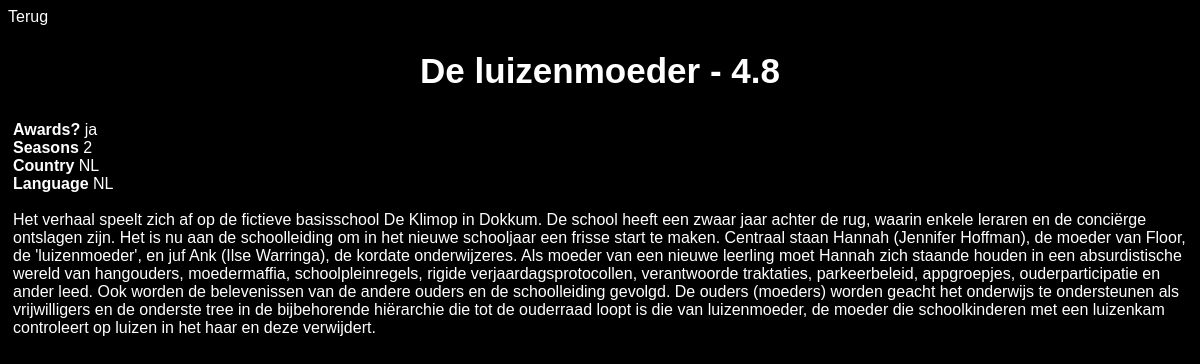
The page /series.php?id=5 on the database its author committed.
### tables this page shows
CREATE TABLE `series` (
	id MEDIUMINT NOT NULL AUTO_INCREMENT PRIMARY KEY,
    title VARCHAR(100) NOT NULL,
    rating DECIMAL(2,1) NULL,
    summary TEXT NOT NULL,
    has_won_awards INT NOT NULL,
    seasons INT NOT NULL,
    country ENUM('NL', 'UK') NOT NULL,
    spoken_in_language ENUM('NL', 'EN') NOT NULL
);

### series.php (the view, shortened to what this page needs)
<!DOCTYPE html>
<html lang="en">
    <head>
    <link rel="stylesheet" href="style.css">
    </head>
        <?php
        $host = 'localhost';
        $db = 'netland';
        $user = 'bit_academy';
        $password = 'bit_academy';
        $charset = 'latin1';
        $dsn = "mysql:host=$host;dbname=$db;charset=$charset";
        $options = [];
        try {
            $pdo = new PDO($dsn, $user, $password, $options);
        } catch (PDOException $e) {
            echo $e->getMessage();
        }
        ?>
    <body>
        <?php
        $rowlink = "/index.php";
        $rowname = "Terug";
        echo "<a href=\"$rowlink\">" . $rowname . "</a><br>";
        $rowi = $_GET["id"];
        $sql = "SELECT * FROM series WHERE id = $rowi";
        $result = $pdo->query($sql);
        $row = $result->fetch();
        if ($row["has_won_awards"] > 0) {
            $award = "ja";
        } else {
            $award = "nee";
        }
        echo "<div class=\"kop\">" . $row["title"] . " - ";
        echo $row["rating"] . "<br>";
        echo "</div><div class=\"sum\"><span>Awards? </span>" . $award . "<br>";
        echo "<span>Seasons </span>" . $row["seasons"] . "<br>";
        echo "<span>Country </span>" . $row["country"] . "<br>";
        echo "<span>Language </span>" . $row["spoken_in_language"] . "<br><br>";
        echo $row["summary"] . "</div><br>";
        ?>
    </body>
</html>

### style.css (style rules this page uses)
body { background-color: #000; font-family: arial; font-size: 16px; color: #fff; padding-bottom: 10px; text-align: left; }
.kop { font-size: 35px; font-weight: bold; text-align: center; margin-top: 20px; padding: 5px; margin-bottom: 20px; }
a { font-weight: normal; color: #fff; text-decoration: none; }
.sum { font-weight: normal; padding: 5px; }
span { font-weight: bold; }

### rows shown on the page
series: title "De luizenmoeder", rating "4.8", has_won_awards "ja", seasons "2", country "NL", spoken_in_language "NL", summary "Het verhaal speelt zich af op de fictieve basisschool De Klimop in Dokkum. De school heeft een zwaar jaar achter de rug, waarin enkele leraren en de conciërge ontslagen zijn. Het is nu aan de schoolleiding om in het nieuwe schooljaar een frisse start te maken. Centraal staan Hannah (Jennifer Hoffman), de moeder van Floor, de 'luizenmoeder', en juf Ank (Ilse Warringa), de kordate onderwijzeres. Als moeder van een nieuwe leerling moet Hannah zich staande houden in een absurdistische wereld van hangouders, moedermaffia, schoolpleinregels, rigide verjaardagsprotocollen, verantwoorde traktaties, parkeerbeleid, appgroepjes, ouderparticipatie en ander leed. Ook worden de belevenissen van de andere…"

### other values the page prints
$rowname "Terug"
